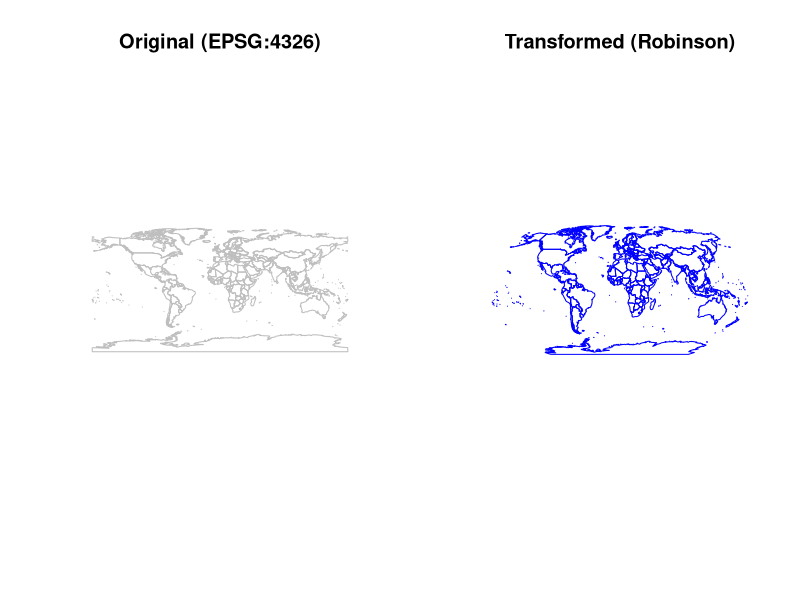

Source code (R):
# Load libraries ----
library(sf)
library(rnaturalearth)

# Import data ----
world_sf <- ne_countries(
  scale = "medium",
  returnclass = "sf"
)

# Check CRS ----
crs_info <- st_crs(world_sf)
crs_info$input
crs_info$wkt

class(crs_info)

# Transform CRS ----
## Robinson projection
target_crs_robinson <- "ESRI:54030"
world_robinson_sf <- world_sf |>
  st_transform(crs = target_crs_robinson)

st_crs(world_robinson_sf)

# Visualization
par(mfrow = c(1, 2))
plot(
  st_geometry(world_sf),
  main = "Original (EPSG:4326)",
  key.pos = NULL, # Do not draw a legend
  reset = FALSE,
  border = "grey"
)
plot(
  st_geometry(world_robinson_sf),
  main = "Transformed (Robinson)",
  key.pos = NULL,
  reset = FALSE,
  border = "blue"
)

par(mfrow = c(1, 1))
